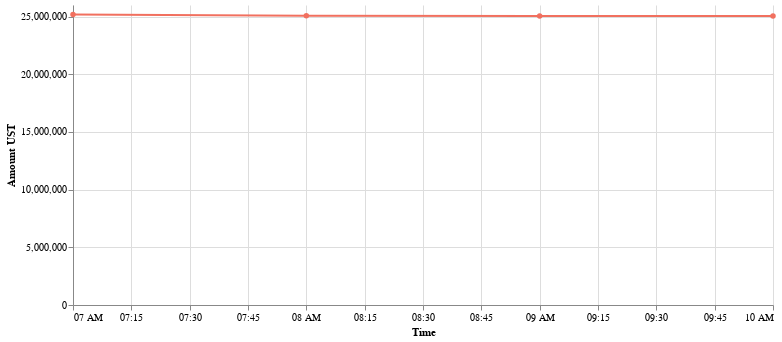

The notebook cell this image was saved under:
### Code cell
alt.Chart(p2_hourly_df.rename(columns=cols_dict)).mark_line(point=True).encode(
    x=alt.X(cols_dict['HR']+':T', sort=alt.EncodingSortField(order='ascending')),
    y=cols_dict['net_ust']+":Q",
    tooltip=[alt.Tooltip(cols_dict['HR']+':T', format='%Y-%m-%d %H:%M'), alt.Tooltip(cols_dict['net_ust']+":Q")]
).configure_mark(
    color='#F1705F'
).properties(width=700).configure_axisX(
).configure_view(strokeOpacity=0)

### Figure 1 — Vega-Lite specification as saved in the notebook (floating-point values rounded to 4 significant figures)
{"config": {"view": {"continuousWidth": 400, "continuousHeight": 300, "strokeOpacity": 0}, "axisX": {}, "mark": {"color": "#F1705F"}}, "data": {"name": "data-d9b127c9825a4b13947adb0c5c95b816"}, "mark": {"type": "line", "point": true}, "encoding": {"tooltip": [{"field": "Time", "format": "%Y-%m-%d %H:%M", "type": "temporal"}, {"field": "Amount UST", "type": "quantitative"}], "x": {"field": "Time", "sort": {"order": "ascending"}, "type": "temporal"}, "y": {"field": "Amount UST", "type": "quantitative"}}, "width": 700, "$schema": "https://vega.github.io/schema/vega-lite/v4.17.0.json", "datasets": {"data-d9b127c9825a4b13947adb0c5c95b816": [{"Time": "2022/02/05  07:00:00", "Withdrawn amount": 57930.0, "WITH_TX": 35, "N° of withdrawing users": 35, "cumsum_with": 57930.0, "Amount UST": 25180000.0}, {"Time": "2022/02/05  08:00:00", "Withdrawn amount": 121200.0, "WITH_TX": 19, "N° of withdrawing users": 19, "cumsum_with": 179100.0, "Amount UST": 25060000.0}, {"Time": "2022/02/05  09:00:00", "Withdrawn amount": 13500.0, "WITH_TX": 14, "N° of withdrawing users": 14, "cumsum_with": 192600.0, "Amount UST": 25050000.0}, {"Time": "2022/02/05  10:00:00", "Withdrawn amount": 7885.0, "WITH_TX": 7, "N° of withdrawing users": 7, "cumsum_with": 200500.0, "Amount UST": 25040000.0}]}}
